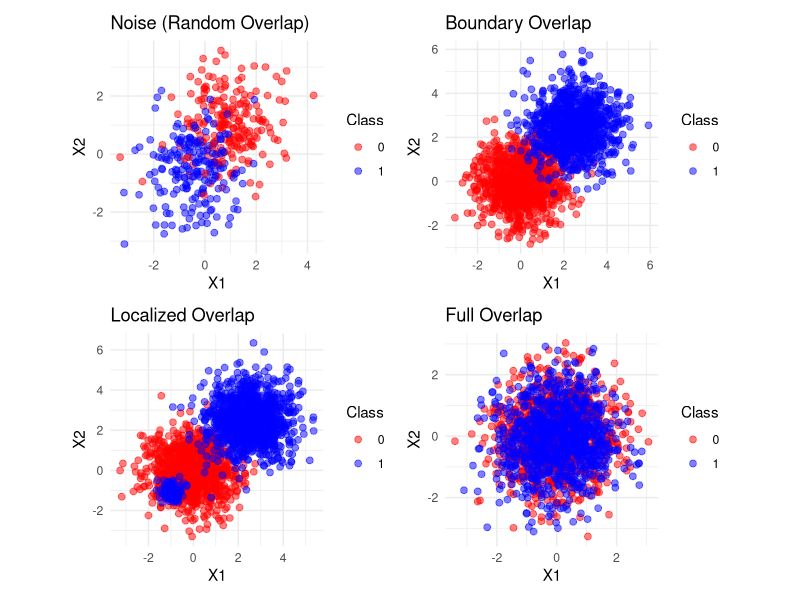

Here is the R script that generated this plot:
## ---- chunk 1
# Load required libraries
library(tidyverse)
library(patchwork)

# Set seed for reproducibility
set.seed(123)

# noise_data 

class1 <- matrix(rnorm(400, mean = 0, sd = 1), ncol = 2) + matrix(rep(c(1, 1), each = 200), ncol = 2)
class2 <- matrix(rnorm(400, mean = 0, sd = 1), ncol = 2) + matrix(rep(c(-0.5, -0.5), each = 200), ncol = 2)
datanew <- rbind(class1, class2)
noise_data <- data.frame(datanew,
y = factor(c(rep(1, 200), rep(2,190), rep(1,10))))

#boundary_data

class1 <- matrix(rnorm(2000, mean = 0, sd = 1), ncol = 2) 
class2 <- matrix(rnorm(2000, mean = 2.5, sd = 1), ncol = 2) 
datanew <- rbind(class1, class2)
boundary_data <- data.frame(datanew,
y = factor(c(rep(1, 1000), rep(2,1000))))


#localized_data

class1 <- matrix(rnorm(2000, mean = 0, sd = 1), ncol = 2) 
class2 <- matrix(rnorm(2000, mean = 2.5, sd = 1), ncol = 2) 
class3 <- matrix(rnorm(200, mean = -1, sd = 0.25), ncol = 2) 
datanew <- rbind(class1, class2, class3)
localized_data <- data.frame(datanew,
y = factor(c(rep(1, 1000), rep(2,1000), rep(2,100))))


#full_data

class1 <- matrix(rnorm(2000, mean = 0, sd = 1), ncol = 2) 
class2 <- matrix(rnorm(2000, mean = 0, sd = 1), ncol = 2) 
datanew <- rbind(class1, class2)
full_data <- data.frame(datanew,
y = factor(c(rep(1, 1000), rep(2,1000))))

# Plotting function
plot_data <- function(data, title) {
  p <- ggplot(data, aes(x = X1, y = X2, color = y)) +
    geom_point(size = 2, alpha = 0.5) +
    scale_color_manual(values = c("#FF0000", "#0000FF"), labels = c("0", "1")) +
    theme_minimal() +
      theme(aspect.ratio = 1) +
    labs(title = title, x = "X1", y = "X2", color = "Class")
  return(p)
}

# Create plots for each scenario
plot_noise <- plot_data(noise_data, "Noise (Random Overlap)")
plot_boundary <- plot_data(boundary_data, "Boundary Overlap")
plot_localized <- plot_data(localized_data, "Localized Overlap")
plot_full <- plot_data(full_data, "Full Overlap")

# Combine plots
p <- (plot_noise| plot_boundary)/(  plot_localized| plot_full)
print(p)
